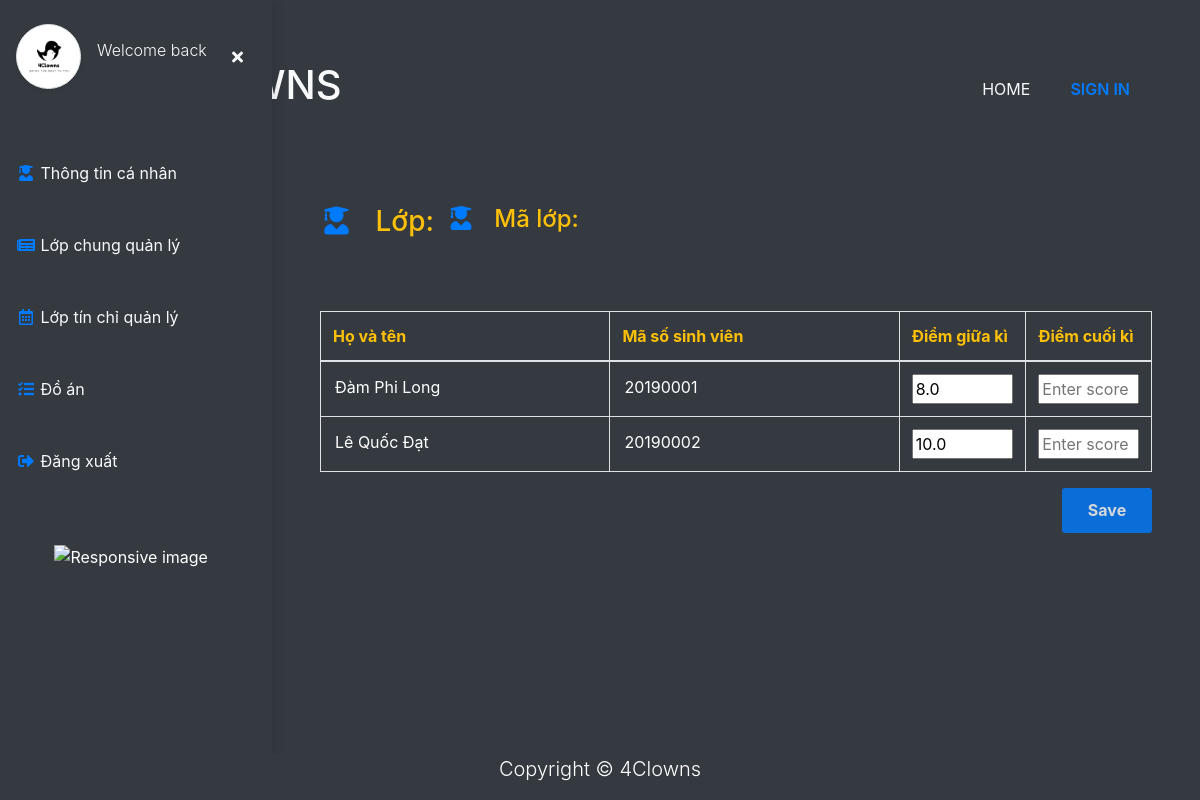
/teacher/lop_tin_chi/20221/120110, run on the app's committed database.
### users/models.py (models this page shows, shortened)
class User(AbstractBaseUser, PermissionsMixin):
    class Genders(models.TextChoices):
        MALE = "MALE", "Male"
        FEMALE = "FEMALE", "Female"
    avatar = models.ImageField(_("Ảnh đại diện"), upload_to="Avatar", blank=True, null=True)
    email = models.EmailField(_("Email"),max_length=50, unique=True, blank=True)
    firstname = models.CharField(_("Tên"),max_length=20,  blank=False, null=True)
    surname = models.CharField(_("Tên đệm"),max_length=20, null=True, blank=True)
    lastname = models.CharField(_("Họ"),max_length=20, null=True, blank=True)
    date_of_birth = models.DateField(_("Ngày sinh"), blank=True, null=True, )
    phone = models.CharField(_("Số điện thoại"), max_length=15, blank=True, null=True)
    is_superuser = models.BooleanField(default=False)
    is_active = models.BooleanField(default=True)
    last_login = models.DateTimeField(auto_now_add=True)
    date_joined = models.DateTimeField(auto_now_add=True)
    role = models.BooleanField(null=True, blank=True)
    gender = models.CharField(
        _("Gender"), max_length=50, choices=Genders.choices, default=Genders.MALE
    )
    objects = UserManager()
    USERNAME_FIELD = 'email'
    REQUIRED_FIELDS = []

class Student(User):
    year_start = models.IntegerField(_("Năm vào trường"), default=datetime.datetime.now().year)
    vien = models.ForeignKey(vien_dao_tao, verbose_name="Viện", on_delete=models.CASCADE, null=True, blank=True)
    lop_chung = models.ForeignKey(lop_chung,verbose_name="Lớp chung", on_delete=models.CASCADE, related_name="sinh_vien", null=True, blank=True)
    code = models.CharField(_("Mã số sinh viên"), max_length=8, blank=True, unique=True)
    khoa = models.ForeignKey(khoa, verbose_name="Khóa" , max_length=3, blank=True, on_delete=CASCADE, null=True)
    lop_tin_chi_dang_ki = models.ManyToManyField('student.lop_tin_chi_detail', verbose_name="Lớp tín chỉ đăng kí", related_name='sinh_vien_trong_lop_tin_chi')
    def getfullname(self):
        if self.lastname:
            if self.surname:
                return f"{self.lastname} {self.surname} {self.firstname}"
            else:
                return f"{self.lastname} {self.firstname}"
        else:
            return f"{self.firstname}"
    class Meta:
        verbose_name = "Sinh viên"
        verbose_name_plural = 'Sinh viên'

### student/models.py (models this page shows, shortened)
class sinhVien_lopTinChiDetail(models.Model):
    sinhVien = models.ForeignKey('users.Student', verbose_name="Sinh viên", on_delete=models.CASCADE, related_name='lopTinChiThamGia')
    lopTinChiDetail = models.ForeignKey("student.lop_tin_chi_detail", verbose_name='Lớp tín chỉ', on_delete=models.CASCADE)
    giua_ki = models.FloatField(verbose_name='Điểm giữa kì', validators=[validate_score], null=True, blank=True)
    cuoi_ki = models.FloatField(verbose_name='Điểm cuối kì' ,validators=[validate_score], null=True, blank=True)
    class Meta:
        unique_together = ('sinhVien', 'lopTinChiDetail')
        verbose_name = "Bảng điểm"
        verbose_name_plural = "Bảng điểm"

### teacher/views.py (the view, shortened to what this page needs)
# urls.py: path('lop_tin_chi/<str:sem>/<int:lopTC_code>', views.tung_lop_TC, name='tung_lop_TC'),
def tung_lop_TC(request, sem , lopTC_code):
    print(lopTC_code)
    print(sem)
    semester_object = semester.objects.get(name=sem)
    try:
        bangDiem_object = sinhVien_lopTinChiDetail.objects.filter(lopTinChiDetail__lopTinChi__code=lopTC_code, lopTinChiDetail__semester=semester_object)
    except:
        bangDiem_object = None
    data = []
    bangDiemSet = formset_factory(ChangeDiemForm, extra=0)
    for bangDiem in bangDiem_object:
        data.append({
            'sinh_vien': bangDiem.sinhVien.getfullname(),
            'code': bangDiem.sinhVien.code,
            'giua_ki': bangDiem.giua_ki,
            'cuoi_ki': bangDiem.cuoi_ki,
        })
    bangDiemList = bangDiemSet(request.POST or None, initial=data)
    return render(request, "teacher/tung_lop_TC.html", {
                "changeDiemForm": bangDiemList,
                "bangDiem_object": bangDiem_object,
            })

### templates/teacher/tung_lop_TC.html (shortened to what this page needs)
{% extends 'base.html' %}
{% load static%}
{% block content %}
<div class="page-content p-5 position-relative" id="content">
    <div class="row mt-4">
      <h3 class="text-warning">
        <i class="fas fa-user-graduate me-1 text-primary fa-fw" style="width: 2.25em;"></i>
         Lớp: {{ lopTC.hoc_phan }}
      </h3>
      <h4 class="text-warning">
        <i class="fas fa-user-graduate me-1 text-primary fa-fw" style="width: 2.25em;"></i>
        Mã lớp: {{lopTC.code}}
      </h4>
      <div class="col-lg-12 mt-5">
        <div class="row">
          <div class="col-lg-12 mt-3">
            <form action="" method="POST">
                <table class="table table-bordered table-responsive-sm">
                    <thead>
                        <tr>
                            <th class="text-warning">Họ và tên</th>
                            <th class="text-warning">Mã số sinh viên</th>
                            <th class="text-warning">Điểm giữa kì</th>
                            <th class="text-warning">Điểm cuối kì</th>
                        </tr>
                    </thead>
                    <tbody>
                        {% for form in changeDiemForm %}
                            <tr>
                                <td><input class="bg-dark text-white border-0" type="text" name="{{form.sinh_vien.html_name}}" value="{{form.sinh_vien.value}}" readonly maxlength="15" id="{{form.sinh_vien.id_for_label}}"></td>
                                <td><input class="bg-dark text-white border-0" type="text" name="{{form.code.html_name}}" value="{{form.code.value}}" readonly maxlength="15" id="{{form.code.id_for_label}}"></td>
                                <td ><input class="w-100" type="number" placeholder="Enter score" name="{{form.giua_ki.html_name}}" value="{{form.giua_ki.value}}"  min="0" max="10" id="{{form.giua_ki.id_for_label}}"></td>
                                <td ><input class="w-100 " type="number" placeholder="Enter score" name="{{form.cuoi_ki.html_name}}" value="{{form.cuoi_ki.value}}"  min="0" max="10" id="{{form.cuoi_ki.id_for_label}}"></td>
                            </tr>
                        {% endfor %}
                    </tbody>
                </table>
            <input class="float-right input-btn" type="submit" value="Save">
            </form>
          </div>
        </div>
      </div>
    </div>
  </div>
{% include "teacher/teacher_base.html" %}
{% endblock content %}

### static/css/custom.css (style rules this page uses)
html { min-height: 100%; position: relative !important; }
body { overflow-x: hidden; color: #ffffff; min-height: 100vh; }
body::before { display: block; content: ''; height: 45px; }
.input-btn { min-width: 90px; min-height: 45px; text-align: center; background-color: #007bff; border: none; color: white; font-weight: 700; opacity: 0.8; border-radius: 3px; }

### static/css/student.css (style rules this page uses)
body { min-height: 100vh; overflow-x: hidden; }
.page-content { width: calc(100% - 17rem); margin-left: 17rem; transition: all 0.4s; }

### templates/teacher/tung_lop_TC.html (style rules this page uses)
input[type=number] { -moz-appearance: textfield; }

### data on the page
Student: code.value "20190001"
sinhVien_lopTinChiDetail: giua_ki.value "8.0"
Student: code.value "20190002"
sinhVien_lopTinChiDetail: giua_ki.value "10.0"
